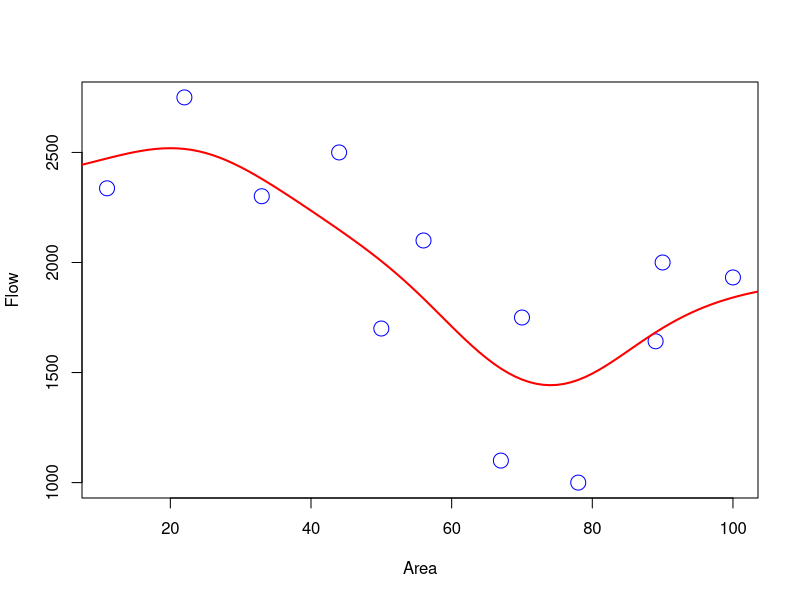

Source code (R):
#Kernel Regression
data <- data.frame(Area = c(11,22,33,44,50,56,67,70,78,89,90,100), Riverflow = c(2337,2750,2301,2500,1700,2100,1100,1750,1000,1642,2000,1932))
x <- data$Area
y <- data$Riverflow #Function to calculate Guassian Kernel
gausinkernel <- function(x,b){
  K <- (1/(sqrt(2*pi)))*exp(-0.5*(x/b)^2)
  return(K)
}
b<- 10 #bandwidth
kdeEstimateYX <- seq(5,110,1)
ykernel <- NULL
for(xesti in kdeEstimateYX){
  xx <- xesti - x
  K<- gausinkernel(xx,b)
  ksum <- sum(K)
  weight <- K/ksum
  yk <- sum(weight*y)
  xkyk <- c(xesti,yk)
  ykernel <- rbind(ykernel,xkyk)
}
plot(x,y,xlab = 'Area',ylab = 'Flow',col = 'blue',cex = 2)
lines(ykernel[,1],ykernel[,2],col='red',lwd = 2)


